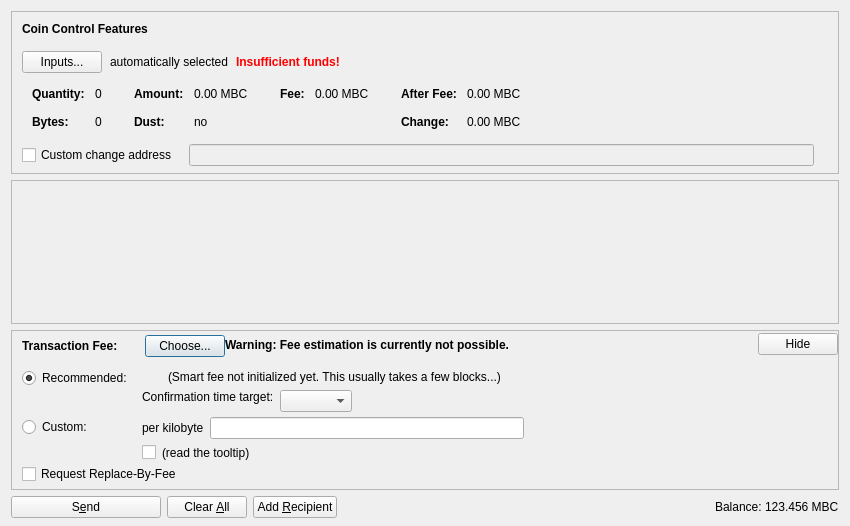
<?xml version="1.0" encoding="UTF-8"?>
<ui version="4.0">
 <class>SendCoinsDialog</class>
 <widget class="QDialog" name="SendCoinsDialog">
  <property name="geometry">
   <rect>
    <x>0</x>
    <y>0</y>
    <width>850</width>
    <height>526</height>
   </rect>
  </property>
  <property name="windowTitle">
   <string>Send Coins</string>
  </property>
  <layout class="QVBoxLayout" name="verticalLayout" stretch="0,1,0,0">
   <property name="bottomMargin">
    <number>8</number>
   </property>
   <item>
    <widget class="QFrame" name="frameCoinControl">
     <property name="sizePolicy">
      <sizepolicy hsizetype="Expanding" vsizetype="Expanding">
       <horstretch>0</horstretch>
       <verstretch>0</verstretch>
      </sizepolicy>
     </property>
     <property name="maximumSize">
      <size>
       <width>16777215</width>
       <height>16777215</height>
      </size>
     </property>
     <property name="frameShape">
      <enum>QFrame::StyledPanel</enum>
     </property>
     <property name="frameShadow">
      <enum>QFrame::Sunken</enum>
     </property>
     <layout class="QVBoxLayout" name="verticalLayoutCoinControl2">
      <property name="spacing">
       <number>0</number>
      </property>
      <property name="leftMargin">
       <number>0</number>
      </property>
      <property name="topMargin">
       <number>0</number>
      </property>
      <property name="rightMargin">
       <number>0</number>
      </property>
      <property name="bottomMargin">
       <number>6</number>
      </property>
      <item>
       <layout class="QVBoxLayout" name="verticalLayoutCoinControl" stretch="0,0,0,0,1">
        <property name="spacing">
         <number>0</number>
        </property>
        <property name="leftMargin">
         <number>10</number>
        </property>
        <property name="topMargin">
         <number>10</number>
        </property>
        <item>
         <layout class="QHBoxLayout" name="horizontalLayoutCoinControl1">
          <property name="bottomMargin">
           <number>15</number>
          </property>
          <item>
           <widget class="QLabel" name="labelCoinControlFeatures">
            <property name="sizePolicy">
             <sizepolicy hsizetype="Preferred" vsizetype="Maximum">
              <horstretch>0</horstretch>
              <verstretch>0</verstretch>
             </sizepolicy>
            </property>
            <property name="font">
             <font>
              <weight>75</weight>
              <bold>true</bold>
             </font>
            </property>
            <property name="styleSheet">
             <string notr="true">font-weight:bold;</string>
            </property>
            <property name="text">
             <string>Coin Control Features</string>
            </property>
           </widget>
          </item>
         </layout>
        </item>
        <item>
         <layout class="QHBoxLayout" name="horizontalLayoutCoinControl2" stretch="0,0,0,0">
          <property name="spacing">
           <number>8</number>
          </property>
          <property name="bottomMargin">
           <number>10</number>
          </property>
          <item>
           <widget class="QPushButton" name="pushButtonCoinControl">
            <property name="styleSheet">
             <string notr="true"/>
            </property>
            <property name="text">
             <string>Inputs...</string>
            </property>
            <property name="autoDefault">
             <bool>false</bool>
            </property>
           </widget>
          </item>
          <item>
           <widget class="QLabel" name="labelCoinControlAutomaticallySelected">
            <property name="text">
             <string>automatically selected</string>
            </property>
            <property name="margin">
             <number>5</number>
            </property>
           </widget>
          </item>
          <item>
           <widget class="QLabel" name="labelCoinControlInsuffFunds">
            <property name="font">
             <font>
              <weight>75</weight>
              <bold>true</bold>
             </font>
            </property>
            <property name="styleSheet">
             <string notr="true">color:red;font-weight:bold;</string>
            </property>
            <property name="text">
             <string>Insufficient funds!</string>
            </property>
            <property name="margin">
             <number>5</number>
            </property>
           </widget>
          </item>
          <item>
           <spacer name="horizontalSpacerCoinControl">
            <property name="orientation">
             <enum>Qt::Horizontal</enum>
            </property>
            <property name="sizeHint" stdset="0">
             <size>
              <width>40</width>
              <height>1</height>
             </size>
            </property>
           </spacer>
          </item>
         </layout>
        </item>
        <item>
         <widget class="QWidget" name="widgetCoinControl" native="true">
          <property name="sizePolicy">
           <sizepolicy hsizetype="Preferred" vsizetype="Preferred">
            <horstretch>0</horstretch>
            <verstretch>0</verstretch>
           </sizepolicy>
          </property>
          <property name="minimumSize">
           <size>
            <width>0</width>
            <height>0</height>
           </size>
          </property>
          <property name="styleSheet">
           <string notr="true"/>
          </property>
          <layout class="QHBoxLayout" name="horizontalLayoutCoinControl5">
           <property name="leftMargin">
            <number>0</number>
           </property>
           <property name="topMargin">
            <number>0</number>
           </property>
           <property name="rightMargin">
            <number>0</number>
           </property>
           <property name="bottomMargin">
            <number>0</number>
           </property>
           <item>
            <layout class="QHBoxLayout" name="horizontalLayoutCoinControl3" stretch="0,0,0,1">
             <property name="spacing">
              <number>20</number>
             </property>
             <property name="topMargin">
              <number>0</number>
             </property>
             <property name="bottomMargin">
              <number>10</number>
             </property>
             <item>
              <layout class="QFormLayout" name="formLayoutCoinControl1">
               <property name="horizontalSpacing">
                <number>10</number>
               </property>
               <property name="verticalSpacing">
                <number>14</number>
               </property>
               <property name="leftMargin">
                <number>10</number>
               </property>
               <property name="topMargin">
                <number>4</number>
               </property>
               <property name="rightMargin">
                <number>6</number>
               </property>
               <item row="0" column="0">
                <widget class="QLabel" name="labelCoinControlQuantityText">
                 <property name="font">
                  <font>
                   <weight>75</weight>
                   <bold>true</bold>
                  </font>
                 </property>
                 <property name="text">
                  <string>Quantity:</string>
                 </property>
                 <property name="margin">
                  <number>0</number>
                 </property>
                </widget>
               </item>
               <item row="0" column="1">
                <widget class="QLabel" name="labelCoinControlQuantity">
                 <property name="cursor">
                  <cursorShape>IBeamCursor</cursorShape>
                 </property>
                 <property name="contextMenuPolicy">
                  <enum>Qt::ActionsContextMenu</enum>
                 </property>
                 <property name="text">
                  <string notr="true">0</string>
                 </property>
                 <property name="margin">
                  <number>0</number>
                 </property>
                 <property name="textInteractionFlags">
                  <set>Qt::LinksAccessibleByMouse|Qt::TextSelectableByKeyboard|Qt::TextSelectableByMouse</set>
                 </property>
                </widget>
               </item>
               <item row="1" column="0">
                <widget class="QLabel" name="labelCoinControlBytesText">
                 <property name="font">
                  <font>
                   <weight>75</weight>
                   <bold>true</bold>
                  </font>
                 </property>
                 <property name="text">
                  <string>Bytes:</string>
                 </property>
                </widget>
               </item>
               <item row="1" column="1">
                <widget class="QLabel" name="labelCoinControlBytes">
                 <property name="cursor">
                  <cursorShape>IBeamCursor</cursorShape>
                 </property>
                 <property name="contextMenuPolicy">
                  <enum>Qt::ActionsContextMenu</enum>
                 </property>
                 <property name="text">
                  <string notr="true">0</string>
                 </property>
                 <property name="textInteractionFlags">
                  <set>Qt::LinksAccessibleByMouse|Qt::TextSelectableByKeyboard|Qt::TextSelectableByMouse</set>
                 </property>
                </widget>
               </item>
              </layout>
             </item>
             <item>
              <layout class="QFormLayout" name="formLayoutCoinControl2">
               <property name="horizontalSpacing">
                <number>10</number>
               </property>
               <property name="verticalSpacing">
                <number>14</number>
               </property>
               <property name="leftMargin">
                <number>6</number>
               </property>
               <property name="topMargin">
                <number>4</number>
               </property>
               <property name="rightMargin">
                <number>6</number>
               </property>
               <item row="0" column="0">
                <widget class="QLabel" name="labelCoinControlAmountText">
                 <property name="font">
                  <font>
                   <weight>75</weight>
                   <bold>true</bold>
                  </font>
                 </property>
                 <property name="text">
                  <string>Amount:</string>
                 </property>
                 <property name="margin">
                  <number>0</number>
                 </property>
                </widget>
               </item>
               <item row="0" column="1">
                <widget class="QLabel" name="labelCoinControlAmount">
                 <property name="cursor">
                  <cursorShape>IBeamCursor</cursorShape>
                 </property>
                 <property name="contextMenuPolicy">
                  <enum>Qt::ActionsContextMenu</enum>
                 </property>
                 <property name="text">
                  <string notr="true">0.00 MBC</string>
                 </property>
                 <property name="textInteractionFlags">
                  <set>Qt::LinksAccessibleByMouse|Qt::TextSelectableByKeyboard|Qt::TextSelectableByMouse</set>
                 </property>
                </widget>
               </item>
               <item row="1" column="0">
                <widget class="QLabel" name="labelCoinControlLowOutputText">
                 <property name="font">
                  <font>
                   <weight>75</weight>
                   <bold>true</bold>
                  </font>
                 </property>
                 <property name="text">
                  <string>Dust:</string>
                 </property>
                </widget>
               </item>
               <item row="1" column="1">
                <widget class="QLabel" name="labelCoinControlLowOutput">
                 <property name="cursor">
                  <cursorShape>IBeamCursor</cursorShape>
                 </property>
                 <property name="contextMenuPolicy">
                  <enum>Qt::ActionsContextMenu</enum>
                 </property>
                 <property name="text">
                  <string notr="true">no</string>
                 </property>
                 <property name="textInteractionFlags">
                  <set>Qt::LinksAccessibleByMouse|Qt::TextSelectableByKeyboard|Qt::TextSelectableByMouse</set>
                 </property>
                </widget>
               </item>
              </layout>
             </item>
             <item>
              <layout class="QFormLayout" name="formLayoutCoinControl3">
               <property name="horizontalSpacing">
                <number>10</number>
               </property>
               <property name="verticalSpacing">
                <number>14</number>
               </property>
               <property name="leftMargin">
                <number>6</number>
               </property>
               <property name="topMargin">
                <number>4</number>
               </property>
               <property name="rightMargin">
                <number>6</number>
               </property>
               <item row="0" column="0">
                <widget class="QLabel" name="labelCoinControlFeeText">
                 <property name="font">
                  <font>
                   <weight>75</weight>
                   <bold>true</bold>
                  </font>
                 </property>
                 <property name="text">
                  <string>Fee:</string>
                 </property>
                 <property name="margin">
                  <number>0</number>
                 </property>
                </widget>
               </item>
               <item row="0" column="1">
                <widget class="QLabel" name="labelCoinControlFee">
                 <property name="cursor">
                  <cursorShape>IBeamCursor</cursorShape>
                 </property>
                 <property name="contextMenuPolicy">
                  <enum>Qt::ActionsContextMenu</enum>
                 </property>
                 <property name="text">
                  <string notr="true">0.00 MBC</string>
                 </property>
                 <property name="textInteractionFlags">
                  <set>Qt::LinksAccessibleByMouse|Qt::TextSelectableByKeyboard|Qt::TextSelectableByMouse</set>
                 </property>
                </widget>
               </item>
              </layout>
             </item>
             <item>
              <layout class="QFormLayout" name="formLayoutCoinControl4">
               <property name="horizontalSpacing">
                <number>10</number>
               </property>
               <property name="verticalSpacing">
                <number>14</number>
               </property>
               <property name="leftMargin">
                <number>6</number>
               </property>
               <property name="topMargin">
                <number>4</number>
               </property>
               <property name="rightMargin">
                <number>6</number>
               </property>
               <item row="0" column="0">
                <widget class="QLabel" name="labelCoinControlAfterFeeText">
                 <property name="font">
                  <font>
                   <weight>75</weight>
                   <bold>true</bold>
                  </font>
                 </property>
                 <property name="text">
                  <string>After Fee:</string>
                 </property>
                 <property name="margin">
                  <number>0</number>
                 </property>
                </widget>
               </item>
               <item row="0" column="1">
                <widget class="QLabel" name="labelCoinControlAfterFee">
                 <property name="cursor">
                  <cursorShape>IBeamCursor</cursorShape>
                 </property>
                 <property name="contextMenuPolicy">
                  <enum>Qt::ActionsContextMenu</enum>
                 </property>
                 <property name="text">
                  <string notr="true">0.00 MBC</string>
                 </property>
                 <property name="textInteractionFlags">
                  <set>Qt::LinksAccessibleByMouse|Qt::TextSelectableByKeyboard|Qt::TextSelectableByMouse</set>
                 </property>
                </widget>
               </item>
               <item row="1" column="0">
                <widget class="QLabel" name="labelCoinControlChangeText">
                 <property name="font">
                  <font>
                   <weight>75</weight>
                   <bold>true</bold>
                  </font>
                 </property>
                 <property name="text">
                  <string>Change:</string>
                 </property>
                </widget>
               </item>
               <item row="1" column="1">
                <widget class="QLabel" name="labelCoinControlChange">
                 <property name="cursor">
                  <cursorShape>IBeamCursor</cursorShape>
                 </property>
                 <property name="contextMenuPolicy">
                  <enum>Qt::ActionsContextMenu</enum>
                 </property>
                 <property name="text">
                  <string notr="true">0.00 MBC</string>
                 </property>
                 <property name="textInteractionFlags">
                  <set>Qt::LinksAccessibleByMouse|Qt::TextSelectableByKeyboard|Qt::TextSelectableByMouse</set>
                 </property>
                </widget>
               </item>
              </layout>
             </item>
            </layout>
           </item>
          </layout>
         </widget>
        </item>
        <item>
         <layout class="QHBoxLayout" name="horizontalLayoutCoinControl4" stretch="0,0,0">
          <property name="spacing">
           <number>12</number>
          </property>
          <property name="sizeConstraint">
           <enum>QLayout::SetDefaultConstraint</enum>
          </property>
          <property name="topMargin">
           <number>5</number>
          </property>
          <property name="rightMargin">
           <number>5</number>
          </property>
          <item>
           <widget class="QCheckBox" name="checkBoxCoinControlChange">
            <property name="toolTip">
             <string>If this is activated, but the change address is empty or invalid, change will be sent to a newly generated address.</string>
            </property>
            <property name="text">
             <string>Custom change address</string>
            </property>
           </widget>
          </item>
          <item>
           <widget class="QValidatedLineEdit" name="lineEditCoinControlChange">
            <property name="enabled">
             <bool>false</bool>
            </property>
            <property name="sizePolicy">
             <sizepolicy hsizetype="Expanding" vsizetype="Fixed">
              <horstretch>0</horstretch>
              <verstretch>0</verstretch>
             </sizepolicy>
            </property>
           </widget>
          </item>
          <item>
           <widget class="QLabel" name="labelCoinControlChangeLabel">
            <property name="sizePolicy">
             <sizepolicy hsizetype="Preferred" vsizetype="Expanding">
              <horstretch>0</horstretch>
              <verstretch>0</verstretch>
             </sizepolicy>
            </property>
            <property name="minimumSize">
             <size>
              <width>0</width>
              <height>0</height>
             </size>
            </property>
            <property name="text">
             <string/>
            </property>
            <property name="margin">
             <number>3</number>
            </property>
           </widget>
          </item>
         </layout>
        </item>
        <item>
         <spacer name="verticalSpacerCoinControl">
          <property name="orientation">
           <enum>Qt::Vertical</enum>
          </property>
          <property name="sizeHint" stdset="0">
           <size>
            <width>800</width>
            <height>1</height>
           </size>
          </property>
         </spacer>
        </item>
       </layout>
      </item>
     </layout>
    </widget>
   </item>
   <item>
    <widget class="QScrollArea" name="scrollArea">
     <property name="widgetResizable">
      <bool>true</bool>
     </property>
     <widget class="QWidget" name="scrollAreaWidgetContents">
      <property name="geometry">
       <rect>
        <x>0</x>
        <y>0</y>
        <width>830</width>
        <height>104</height>
       </rect>
      </property>
      <layout class="QVBoxLayout" name="verticalLayout_2" stretch="0,1">
       <property name="leftMargin">
        <number>0</number>
       </property>
       <property name="topMargin">
        <number>0</number>
       </property>
       <property name="rightMargin">
        <number>0</number>
       </property>
       <property name="bottomMargin">
        <number>0</number>
       </property>
       <item>
        <layout class="QVBoxLayout" name="entries">
         <property name="spacing">
          <number>6</number>
         </property>
        </layout>
       </item>
       <item>
        <spacer name="verticalSpacer">
         <property name="orientation">
          <enum>Qt::Vertical</enum>
         </property>
         <property name="sizeHint" stdset="0">
          <size>
           <width>20</width>
           <height>40</height>
          </size>
         </property>
        </spacer>
       </item>
      </layout>
     </widget>
    </widget>
   </item>
   <item>
    <widget class="QFrame" name="frameFee">
     <property name="sizePolicy">
      <sizepolicy hsizetype="Expanding" vsizetype="Expanding">
       <horstretch>0</horstretch>
       <verstretch>0</verstretch>
      </sizepolicy>
     </property>
     <property name="maximumSize">
      <size>
       <width>16777215</width>
       <height>16777215</height>
      </size>
     </property>
     <property name="frameShape">
      <enum>QFrame::StyledPanel</enum>
     </property>
     <property name="frameShadow">
      <enum>QFrame::Sunken</enum>
     </property>
     <layout class="QVBoxLayout" name="verticalLayoutFee1">
      <property name="spacing">
       <number>0</number>
      </property>
      <property name="leftMargin">
       <number>0</number>
      </property>
      <property name="topMargin">
       <number>0</number>
      </property>
      <property name="rightMargin">
       <number>0</number>
      </property>
      <property name="bottomMargin">
       <number>0</number>
      </property>
      <item>
       <layout class="QVBoxLayout" name="verticalLayoutFee2" stretch="0,0,0">
        <property name="spacing">
         <number>0</number>
        </property>
        <property name="leftMargin">
         <number>10</number>
        </property>
        <property name="topMargin">
         <number>0</number>
        </property>
        <item>
         <layout class="QHBoxLayout" name="horizontalLayoutFee1">
          <property name="bottomMargin">
           <number>0</number>
          </property>
          <item>
           <layout class="QVBoxLayout" name="verticalLayoutFee7">
            <property name="spacing">
             <number>0</number>
            </property>
            <item>
             <spacer name="verticalSpacerSmartFee">
              <property name="orientation">
               <enum>Qt::Vertical</enum>
              </property>
              <property name="sizeType">
               <enum>QSizePolicy::Fixed</enum>
              </property>
              <property name="sizeHint" stdset="0">
               <size>
                <width>1</width>
                <height>4</height>
               </size>
              </property>
             </spacer>
            </item>
            <item>
             <layout class="QHBoxLayout" name="horizontalLayoutSmartFee">
              <property name="spacing">
               <number>10</number>
              </property>
              <item>
               <widget class="QLabel" name="labelFeeHeadline">
                <property name="sizePolicy">
                 <sizepolicy hsizetype="Preferred" vsizetype="Maximum">
                  <horstretch>0</horstretch>
                  <verstretch>0</verstretch>
                 </sizepolicy>
                </property>
                <property name="font">
                 <font>
                  <weight>75</weight>
                  <bold>true</bold>
                 </font>
                </property>
                <property name="styleSheet">
                 <string notr="true">font-weight:bold;</string>
                </property>
                <property name="text">
                 <string>Transaction Fee:</string>
                </property>
               </widget>
              </item>
              <item>
               <widget class="QLabel" name="labelFeeMinimized">
                <property name="text">
                 <string/>
                </property>
               </widget>
              </item>
              <item>
               <widget class="QPushButton" name="buttonChooseFee">
                <property name="text">
                 <string>Choose...</string>
                </property>
               </widget>
              </item>
             </layout>
            </item>
            <item>
             <spacer name="verticalSpacer_5">
              <property name="orientation">
               <enum>Qt::Vertical</enum>
              </property>
              <property name="sizeHint" stdset="0">
               <size>
                <width>1</width>
                <height>1</height>
               </size>
              </property>
             </spacer>
            </item>
           </layout>
          </item>
          <item>
           <widget class="QLabel" name="fallbackFeeWarningLabel">
            <property name="toolTip">
             <string>Using the fallbackfee can result in sending a transaction that will take several hours or days (or never) to confirm. Consider choosing your fee manually or wait until you have validated the complete chain.</string>
            </property>
            <property name="font">
            <font>
                <weight>75</weight>
                <bold>true</bold>
            </font>
            </property>
            <property name="text">
             <string>Warning: Fee estimation is currently not possible.</string>
            </property>
            <property name="wordWrap">
             <bool>false</bool>
            </property>
           </widget>
          </item>
          <item>
           <spacer name="horizontalSpacer_4">
            <property name="orientation">
             <enum>Qt::Horizontal</enum>
            </property>
            <property name="sizeType">
             <enum>QSizePolicy::MinimumExpanding</enum>
            </property>
            <property name="sizeHint" stdset="0">
             <size>
              <width>40</width>
              <height>20</height>
             </size>
            </property>
           </spacer>
          </item>
          <item>
           <widget class="QPushButton" name="buttonMinimizeFee">
            <property name="toolTip">
             <string>collapse fee-settings</string>
            </property>
            <property name="text">
             <string>Hide</string>
            </property>
           </widget>
          </item>
         </layout>
        </item>
        <item>
         <widget class="QFrame" name="frameFeeSelection">
          <layout class="QVBoxLayout" name="verticalLayoutFee12">
           <property name="spacing">
            <number>0</number>
           </property>
           <property name="leftMargin">
            <number>0</number>
           </property>
           <property name="topMargin">
            <number>0</number>
           </property>
           <property name="rightMargin">
            <number>0</number>
           </property>
           <property name="bottomMargin">
            <number>0</number>
           </property>
           <item>
            <layout class="QGridLayout" name="gridLayoutFee">
             <property name="topMargin">
              <number>10</number>
             </property>
             <property name="bottomMargin">
              <number>4</number>
             </property>
             <property name="horizontalSpacing">
              <number>10</number>
             </property>
             <property name="verticalSpacing">
              <number>4</number>
             </property>
             <item row="1" column="1">
              <layout class="QVBoxLayout" name="verticalLayoutFee8">
               <property name="spacing">
                <number>6</number>
               </property>
               <item>
                <layout class="QHBoxLayout" name="horizontalLayoutFee13">
                 <item>
                  <widget class="QLabel" name="labelCustomPerKilobyte">
                   <property name="toolTip">
                    <string>If the custom fee is set to 1000 satoshis and the transaction is only 250 bytes, then &quot;per kilobyte&quot; only pays 250 satoshis in fee, while &quot;total at least&quot; pays 1000 satoshis. For transactions bigger than a kilobyte both pay by kilobyte.</string>
                   </property>
                   <property name="text">
                    <string>per kilobyte</string>
                   </property>
                  </widget>
                 </item>
                 <item>
                  <widget class="BitcoinAmountField" name="customFee"/>
                 </item>
                 <item>
                  <spacer name="horizontalSpacer_6">
                   <property name="orientation">
                    <enum>Qt::Horizontal</enum>
                   </property>
                   <property name="sizeHint" stdset="0">
                    <size>
                     <width>1</width>
                     <height>1</height>
                    </size>
                   </property>
                  </spacer>
                 </item>
                </layout>
               </item>
               <item>
                <layout class="QHBoxLayout" name="horizontalLayoutFee8">
                 <item>
                  <widget class="QCheckBox" name="checkBoxMinimumFee">
                   <property name="toolTip">
                    <string>Paying only the minimum fee is just fine as long as there is less transaction volume than space in the blocks. But be aware that this can end up in a never confirming transaction once there is more demand for MicroBitcoin transactions than the network can process.</string>
                   </property>
                   <property name="text">
                    <string/>
                   </property>
                  </widget>
                 </item>
                 <item>
                  <widget class="QLabel" name="labelMinFeeWarning">
                   <property name="enabled">
                    <bool>true</bool>
                   </property>
                   <property name="toolTip">
                    <string>Paying only the minimum fee is just fine as long as there is less transaction volume than space in the blocks. But be aware that this can end up in a never confirming transaction once there is more demand for MicroBitcoin transactions than the network can process.</string>
                   </property>
                   <property name="text">
                    <string>(read the tooltip)</string>
                   </property>
                   <property name="margin">
                    <number>5</number>
                   </property>
                  </widget>
                 </item>
                 <item>
                  <spacer name="horizontalSpacer_2">
                   <property name="orientation">
                    <enum>Qt::Horizontal</enum>
                   </property>
                   <property name="sizeHint" stdset="0">
                    <size>
                     <width>1</width>
                     <height>1</height>
                    </size>
                   </property>
                  </spacer>
                 </item>
                </layout>
               </item>
              </layout>
             </item>
             <item row="0" column="0">
              <layout class="QVBoxLayout" name="verticalLayoutFee4" stretch="0,1">
               <item>
                <widget class="QRadioButton" name="radioSmartFee">
                 <property name="text">
                  <string>Recommended:</string>
                 </property>
                 <property name="checked">
                  <bool>true</bool>
                 </property>
                 <attribute name="buttonGroup">
                  <string notr="true">groupFee</string>
                 </attribute>
                </widget>
               </item>
               <item>
                <spacer name="verticalSpacer_2">
                 <property name="orientation">
                  <enum>Qt::Vertical</enum>
                 </property>
                 <property name="sizeHint" stdset="0">
                  <size>
                   <width>1</width>
                   <height>1</height>
                  </size>
                 </property>
                </spacer>
               </item>
              </layout>
             </item>
             <item row="1" column="0">
              <layout class="QVBoxLayout" name="verticalLayoutFee9" stretch="0,1">
               <item>
                <widget class="QRadioButton" name="radioCustomFee">
                 <property name="text">
                  <string>Custom:</string>
                 </property>
                 <attribute name="buttonGroup">
                  <string notr="true">groupFee</string>
                 </attribute>
                </widget>
               </item>
               <item>
                <spacer name="verticalSpacer_6">
                 <property name="orientation">
                  <enum>Qt::Vertical</enum>
                 </property>
                 <property name="sizeHint" stdset="0">
                  <size>
                   <width>1</width>
                   <height>1</height>
                  </size>
                 </property>
                </spacer>
               </item>
              </layout>
             </item>
             <item row="0" column="1">
              <layout class="QVBoxLayout" name="verticalLayoutFee3" stretch="0,0,1">
               <property name="spacing">
                <number>6</number>
               </property>
               <property name="topMargin">
                <number>2</number>
               </property>
               <item>
                <layout class="QHBoxLayout" name="horizontalLayoutFee12">
                 <item>
                  <widget class="QLabel" name="labelSmartFee">
                   <property name="text">
                    <string/>
                   </property>
                   <property name="margin">
                    <number>2</number>
                   </property>
                  </widget>
                 </item>
                 <item>
                  <widget class="QLabel" name="labelFeeEstimation">
                   <property name="text">
                    <string/>
                   </property>
                  </widget>
                 </item>
                 <item>
                  <widget class="QLabel" name="labelSmartFee2">
                   <property name="text">
                    <string>(Smart fee not initialized yet. This usually takes a few blocks...)</string>
                   </property>
                   <property name="margin">
                    <number>2</number>
                   </property>
                  </widget>
                 </item>
                 <item>
                  <spacer name="horizontalSpacer_5">
                   <property name="orientation">
                    <enum>Qt::Horizontal</enum>
                   </property>
                   <property name="sizeHint" stdset="0">
                    <size>
                     <width>1</width>
                     <height>1</height>
                    </size>
                   </property>
                  </spacer>
                 </item>
                </layout>
               </item>
               <item>
                <layout class="QHBoxLayout" name="horizontalLayoutFee9">
                 <item>
                  <layout class="QVBoxLayout" name="verticalLayoutFee6">
                   <item>
                    <widget class="QLabel" name="labelSmartFee3">
                     <property name="text">
                      <string>Confirmation time target:</string>
                     </property>
                     <property name="margin">
                      <number>2</number>
                     </property>
                    </widget>
                   </item>
                   <item>
                    <spacer name="verticalSpacer_3">
                     <property name="orientation">
                      <enum>Qt::Vertical</enum>
                     </property>
                     <property name="sizeHint" stdset="0">
                      <size>
                       <width>1</width>
                       <height>1</height>
                      </size>
                     </property>
                    </spacer>
                   </item>
                  </layout>
                 </item>
                 <item>
                  <layout class="QVBoxLayout" name="verticalLayoutFee5">
                   <property name="rightMargin">
                    <number>30</number>
                   </property>
                   <item>
                    <layout class="QHBoxLayout" name="horizontalLayoutConfTarget">
                     <property name="bottomMargin">
                      <number>0</number>
                     </property>
                     <item>
                      <widget class="QComboBox" name="confTargetSelector"/>
                     </item>
                     <item>
                      <spacer name="horizontalSpacerConfTarget">
                       <property name="orientation">
                        <enum>Qt::Horizontal</enum>
                       </property>
                       <property name="sizeHint" stdset="0">
                        <size>
                         <width>40</width>
                         <height>20</height>
                        </size>
                       </property>
                      </spacer>
                     </item>
                    </layout>
                   </item>
                  </layout>
                 </item>
                </layout>
               </item>
               <item>
                <spacer name="verticalSpacer_4">
                 <property name="orientation">
                  <enum>Qt::Vertical</enum>
                 </property>
                 <property name="sizeHint" stdset="0">
                  <size>
                   <width>1</width>
                   <height>1</height>
                  </size>
                 </property>
                </spacer>
               </item>
              </layout>
             </item>
            </layout>
           </item>
           <item>
            <widget class="QCheckBox" name="optInRBF">
             <property name="text">
              <string>Request Replace-By-Fee</string>
             </property>
             <property name="toolTip">
              <string>Indicates that the sender may wish to replace this transaction with a new one paying higher fees (prior to being confirmed).</string>
             </property>
            </widget>
           </item>
          </layout>
         </widget>
        </item>
        <item>
         <spacer name="verticalSpacerFee">
          <property name="orientation">
           <enum>Qt::Vertical</enum>
          </property>
          <property name="sizeHint" stdset="0">
           <size>
            <width>40</width>
            <height>5</height>
           </size>
          </property>
         </spacer>
        </item>
       </layout>
      </item>
     </layout>
    </widget>
   </item>
   <item>
    <layout class="QHBoxLayout" name="horizontalLayout">
     <item>
      <widget class="QPushButton" name="sendButton">
       <property name="minimumSize">
        <size>
         <width>150</width>
         <height>0</height>
        </size>
       </property>
       <property name="toolTip">
        <string>Confirm the send action</string>
       </property>
       <property name="text">
        <string>S&amp;end</string>
       </property>
       <property name="icon">
        <iconset resource="../bitcoin.qrc">
         <normaloff>:/icons/send</normaloff>:/icons/send</iconset>
       </property>
       <property name="autoDefault">
        <bool>false</bool>
       </property>
       <property name="default">
        <bool>false</bool>
       </property>
      </widget>
     </item>
     <item>
      <widget class="QPushButton" name="clearButton">
       <property name="sizePolicy">
        <sizepolicy hsizetype="Minimum" vsizetype="Fixed">
         <horstretch>0</horstretch>
         <verstretch>0</verstretch>
        </sizepolicy>
       </property>
       <property name="toolTip">
        <string>Clear all fields of the form.</string>
       </property>
       <property name="text">
        <string>Clear &amp;All</string>
       </property>
       <property name="icon">
        <iconset resource="../bitcoin.qrc">
         <normaloff>:/icons/remove</normaloff>:/icons/remove</iconset>
       </property>
       <property name="autoDefault">
        <bool>false</bool>
       </property>
      </widget>
     </item>
     <item>
      <widget class="QPushButton" name="addButton">
       <property name="toolTip">
        <string>Send to multiple recipients at once</string>
       </property>
       <property name="text">
        <string>Add &amp;Recipient</string>
       </property>
       <property name="icon">
        <iconset resource="../bitcoin.qrc">
         <normaloff>:/icons/add</normaloff>:/icons/add</iconset>
       </property>
       <property name="autoDefault">
        <bool>false</bool>
       </property>
      </widget>
     </item>
     <item>
      <spacer name="horizontalSpacer">
       <property name="orientation">
        <enum>Qt::Horizontal</enum>
       </property>
       <property name="sizeHint" stdset="0">
        <size>
         <width>40</width>
         <height>20</height>
        </size>
       </property>
      </spacer>
     </item>
     <item>
      <layout class="QHBoxLayout" name="horizontalLayout_2">
       <property name="spacing">
        <number>3</number>
       </property>
       <item>
        <widget class="QLabel" name="label">
         <property name="sizePolicy">
          <sizepolicy hsizetype="Preferred" vsizetype="Fixed">
           <horstretch>0</horstretch>
           <verstretch>0</verstretch>
          </sizepolicy>
         </property>
         <property name="text">
          <string>Balance:</string>
         </property>
        </widget>
       </item>
       <item>
        <widget class="QLabel" name="labelBalance">
         <property name="sizePolicy">
          <sizepolicy hsizetype="Preferred" vsizetype="Fixed">
           <horstretch>0</horstretch>
           <verstretch>0</verstretch>
          </sizepolicy>
         </property>
         <property name="cursor">
          <cursorShape>IBeamCursor</cursorShape>
         </property>
         <property name="text">
          <string notr="true">123.456 MBC</string>
         </property>
         <property name="textInteractionFlags">
          <set>Qt::LinksAccessibleByMouse|Qt::TextSelectableByKeyboard|Qt::TextSelectableByMouse</set>
         </property>
        </widget>
       </item>
      </layout>
     </item>
    </layout>
   </item>
  </layout>
 </widget>
 <customwidgets>
  <customwidget>
   <class>QValidatedLineEdit</class>
   <extends>QLineEdit</extends>
   <header>qt/qvalidatedlineedit.h</header>
  </customwidget>
  <customwidget>
   <class>BitcoinAmountField</class>
   <extends>QLineEdit</extends>
   <header>qt/bitcoinamountfield.h</header>
   <container>1</container>
  </customwidget>
 </customwidgets>
 <resources>
  <include location="../bitcoin.qrc"/>
 </resources>
 <connections/>
 <buttongroups>
  <buttongroup name="groupFee"/>
 </buttongroups>
</ui>
